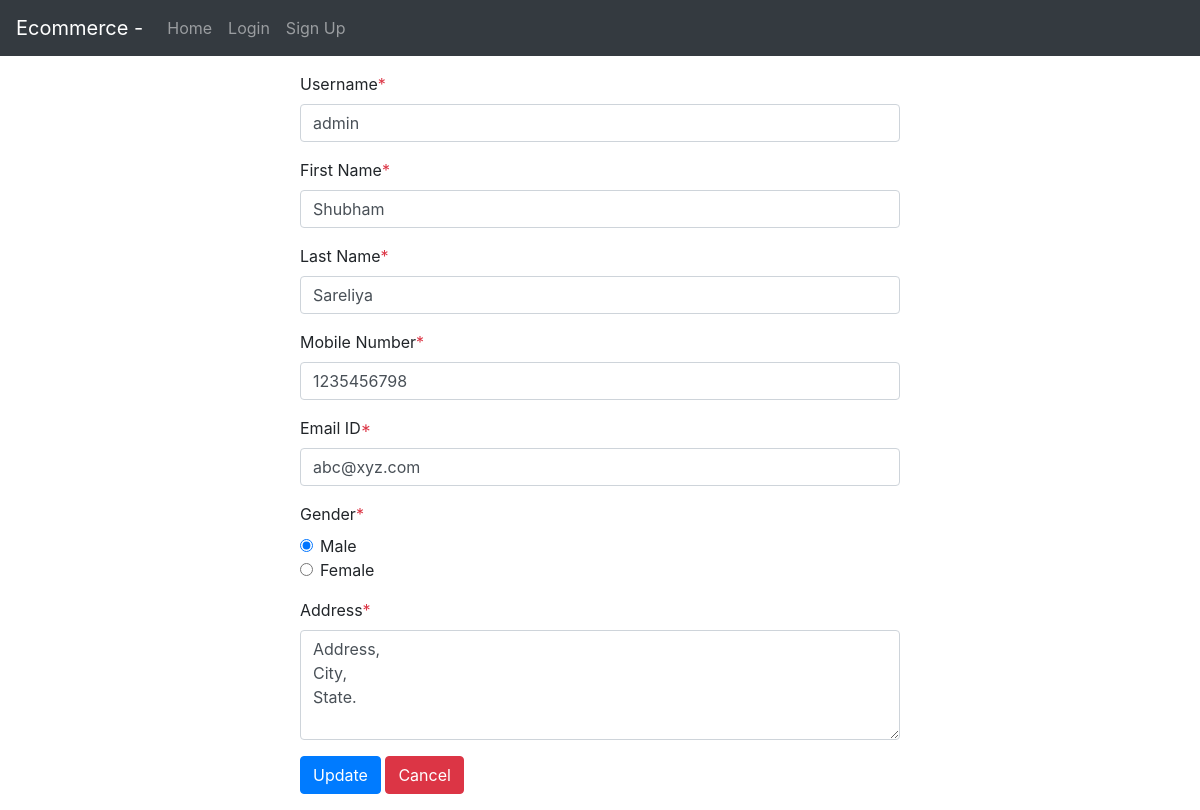
The page /editUser.php?sno=17 on the database its author committed.
### tables this page shows
CREATE TABLE `users` (
  `sno` int(11) NOT NULL,
  `username` varchar(20) NOT NULL,
  `fname` varchar(80) NOT NULL,
  `lname` varchar(80) NOT NULL,
  `mobile` int(10) NOT NULL,
  `email` varchar(80) NOT NULL,
  `gender` varchar(10) NOT NULL,
  `address` varchar(400) NOT NULL,
  `password` varchar(255) NOT NULL,
  `join_date` datetime NOT NULL DEFAULT current_timestamp(),
  `lastlogin` datetime NOT NULL DEFAULT current_timestamp()
);

### editUser.php (the view, shortened to what this page needs)
<?php
  require "./includes/conn.php";
  $sno = $_REQUEST['sno'];
  $sql = "SELECT * FROM users WHERE sno = $sno";
  $result = mysqli_query($conn, $sql);
  if(mysqli_num_rows($result) > 0) {
    $row = mysqli_fetch_assoc($result);
    $username = $row['username'];
    $fname = $row['fname'];
    $lname = $row['lname'];
    $mobile = $row['mobile'];
    $email = $row['email'];
    $gender = $row['gender'];
    $address = $row['address'];
  }
?>
<!doctype html>
<html lang="en">
  <head>
    <link rel="stylesheet" href="https://cdn.jsdelivr.net/npm/bootstrap@4.6.1/dist/css/bootstrap.min.css">
    <link rel="stylesheet" href="./asset/css/style.css">
  </head>
  <body>
    <?php
      include "./includes/nav.php";
    ?>
    <div class="form-container">
      <form method="post" action="./edit.php">
        <div class="form-group">
          <label for="username">Username<span class="text-danger">*</span></label>
          <input type="username" class="form-control" name="username" id="username" maxlength="20" value="<?php echo $username ?>" required>
        </div>
        <div class="form-group">
          <label for="fname">First Name<span class="text-danger">*</span></label>
          <input type="fname" class="form-control" name="fname" id="fname" maxlength="80" value="<?php echo $fname ?>" required>
        </div>
        <div class="form-group">
          <label for="lname">Last Name<span class="text-danger">*</span></label>
          <input type="lname" class="form-control" name="lname" id="lname" maxlength="80" value="<?php echo $lname ?>" required>
        </div>
        <div class="form-group">
          <label for="mobile">Mobile Number<span class="text-danger">*</span></label>
          <input type="tel" class="form-control" name="mobile" id="mobile" maxlength="10" value="<?php echo $mobile ?>" required>
        </div>
        <div class="form-group">
          <label for="email">Email ID<span class="text-danger">*</span></label>
          <input type="email" class="form-control" name="email" id="email" aria-describedby="cplabel" maxlength="80" value="<?php echo $email ?>" required>
        </div>
        <div class="form-group">
          <label for="gender">Gender<span class="text-danger">*</span></label>
          <div class="form-check">
            <input class="form-check-input" type="radio" name="gender" id="male" value="male" <?php if($gender == "male"){echo "checked";} ?>>
            <label class="form-check-label" for="male">Male</label>
          </div>
          <div class="form-check">
            <input class="form-check-input" type="radio" name="gender" id="female" value="female" <?php if($gender == "female"){echo "checked";} ?>>
            <label class="form-check-label" for="female">Female</label>
          </div>
        </div>
        <div class="form-group">
          <label for="address">Address<span class="text-danger">*</span></label>
          <textarea class="form-control" name="address" id="address" maxlength="400" rows="4" cols="100" required><?php echo $address ?></textarea>
        </div>
        <button type="submit" class="btn btn-primary">Update</button>
        <a class="btn btn-danger" href="./user.php">Cancel</a>
      </form>
    </div>
  </body>
</html>

### asset/css/style.css (style rules this page uses)
.form-container { width: 50%; margin: 1rem auto; }

### rows shown on the page
users: username "admin", fname "Shubham", lname "Sareliya", mobile "1235456798", email "abc@xyz.com", gender "☑ Male", gender "☐ Female", address "Address, City, State."
